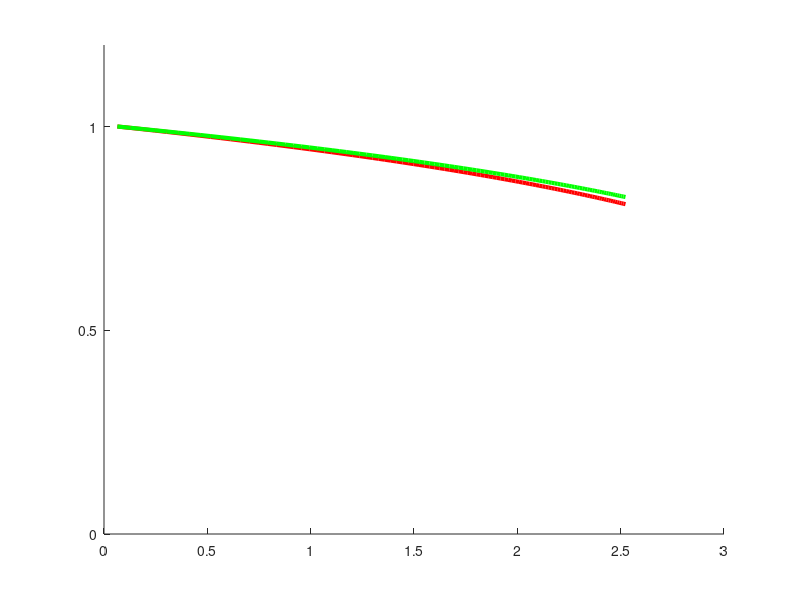

This figure's MATLAB source: (Note: this script raises an error after producing the figure.)
%% Figure 2C
ka=10; % enzyme michaelis constant (uM)
Ka=50; % enzyme Vmax (1/min)
Kd=0.001; % dissociation repressor drug (uM)
Ki=0.015; % drug import rate (1/min)

phic=0.48; % partition, universal
rho=0.76; % partition, universal
k0t=0.075; % max. translational capacity (1/min), for E. coli
k0n=0.1196; % max. nutritional capacity (1/min), varies with media, fit to L0=0.029
L0=0.029; % max. growth (1/min), in uFlu mmachine with M63 media

A=0.008; % full expression of enzyme (uM/min)
R=0.0003; % full expression of repressor (uM/min)
ra=0.0001; % repressor for half-repression of enzyme (uM) 0.0001
rr=0.000075; % repressor for half-repression of repressor (uM) 0.000075
na=4; % enzyme Hill coefficient
nr=4; % repressor Hill coefficient

HA=@(r) A*ra^na./(ra^na+r.^na);
HR=@(r) R*rr^nr./(rr^nr+r.^nr);

LL=@(kn) (phic/rho)*(k0t*kn)/(k0t+kn);
L0=LL(k0n);

f=@(kn) (LL(kn)/L0).*(k0t./(kn+k0t))/(k0t/(k0n+k0t));
        
fr=@(r,kn) f(kn)*HR(abs(r))-LL(kn)*abs(r);
fa=@(a,r,kn) f(kn)*HA(r)-LL(kn)*abs(a);
a=zeros(1,100);
r=zeros(1,100);
L=zeros(1,100);

for i=1:100   
    kn=0.12*i/100;
    r0=abs(fzero(@(r) fr(r,kn),0));
    a0=abs(fzero(@(a) fa(a,r0,kn),0));
    Kn(i)=kn;
    r(i)=r0;
    a(i)=a0;
    L(i)=LL(kn);
end

figure
hold on
plot((L*60)/log(2),a./max(a),'-r','LineWidth',3)
plot((L*60)/log(2),r./max(r),'-g','LineWidth',3)
ylim([0 1.2])
yticks([0 0.5 1])
yticklabels({'0', '0.5', '1'})
fs=32;
ax = gca;
ax.FontSize = fs;
legend('TetA','TetR','FontSize',fs,'FontName','Ariel','Location','southwest')
legend box off
xlabel('Growth (doub./h)','FontSize',fs,'FontName','Ariel')
ylabel('Expression (norm.)','FontSize',fs,'FontName','Ariel'); 
box off

%% Figure 2D
load 'Data/microcolony_growth_data.mat'
load 'Data/microcolony_tetA_data.mat'
load 'Data/microcolony_tetR_data.mat'

% Growth
data = abs(grow_all(91:494,:)); 
growth = ((data.*0.001)./1.79).*3600;
data = growth./log(2);
myGrowthMatrix = data.';

myGrowthMatrix = myGrowthMatrix(:,1:104);
av_growth = mean(myGrowthMatrix,2); % mean of each row/at each depth

% TetA
data = xy16c3;
myMatrix = zeros(809,404); 
j=1;

for i=91:494 
    timepoint = data{i};
    trap = timepoint(1,:);
    myMatrix(:,j) = trap';
    j = j+1;
end

myMatrix = myMatrix(:,1:104);
av_tetA = mean(myMatrix,2);
sd_tetA = std(myMatrix,[],2);
y_tetA = linspace(0,170,809);

y = linspace(0,170,95);

indices = zeros(1,95);
for i=1:95
    x = y(i);
    l = find(y_tetA<=x,1,'last');
    u = find(y_tetA>=x,1);
    if min(x-y_tetA(l),y_tetA(u)-x)==x-y_tetA(l)
        indices(i) = l;
    elseif min(x-y_tetA(l),y_tetA(u)-x)==y_tetA(u)-x
        indices(i) = u; 
    end
end

tetA = av_tetA(indices);
err_tetA = sd_tetA(indices);
a_norm = max(tetA(29:93));

g = av_growth(29:93);
a = tetA(29:93)./a_norm;
err = err_tetA(29:93)./a_norm;

% TetR
data = xy16c2;
myMatrix = zeros(809,404); 
j=1;
for i=91:494 
    timepoint = data{i};
    trap = timepoint(1,:);
    myMatrix(:,j) = trap';
    j = j+1;
end

myMatrix = myMatrix(:,1:104);
av_tetR = mean(myMatrix,2);
sd_tetR = std(myMatrix,[],2);
y_tetR = linspace(0,170,809);

y = linspace(0,170,95);
indices = zeros(1,95);
for i=1:95
    x = y(i);
    l = find(y_tetR<=x,1,'last');
    u = find(y_tetR>=x,1);
    if min(x-y_tetR(l),y_tetR(u)-x)==x-y_tetR(l)
        indices(i) = l;
    elseif min(x-y_tetR(l),y_tetR(u)-x)==y_tetR(u)-x
        indices(i) = u; 
    end
end

tetR = av_tetR(indices);
err_tetR = sd_tetR(indices);

r_norm = max(tetR(29:93));
r = tetR(29:93)./r_norm;
err_R = err_tetR(29:93)./r_norm;

figure
H= shadedErrorBar(g(1:32),a(1:32),err(1:32),'lineprops', '-r');
H.mainLine.LineWidth = 2;
hold on
H=shadedErrorBar(g(1:32),r(1:32),err_R(1:32),'lineprops', '-g');
H.mainLine.LineWidth = 2;
fs=32;
ax = gca;
ax.FontSize = fs;
ylim([0 1.2])
yticks([0 0.5 1])
yticklabels({'0', '0.5', '1'})
xlabel('Growth (doub./h)','FontSize',fs,'FontName','Ariel'); 
ylabel('Expression (norm.)','FontSize',fs,'FontName','Ariel'); 
legend('TetA','TetR','Location','southwest','FontName','Ariel');
legend box off
box off